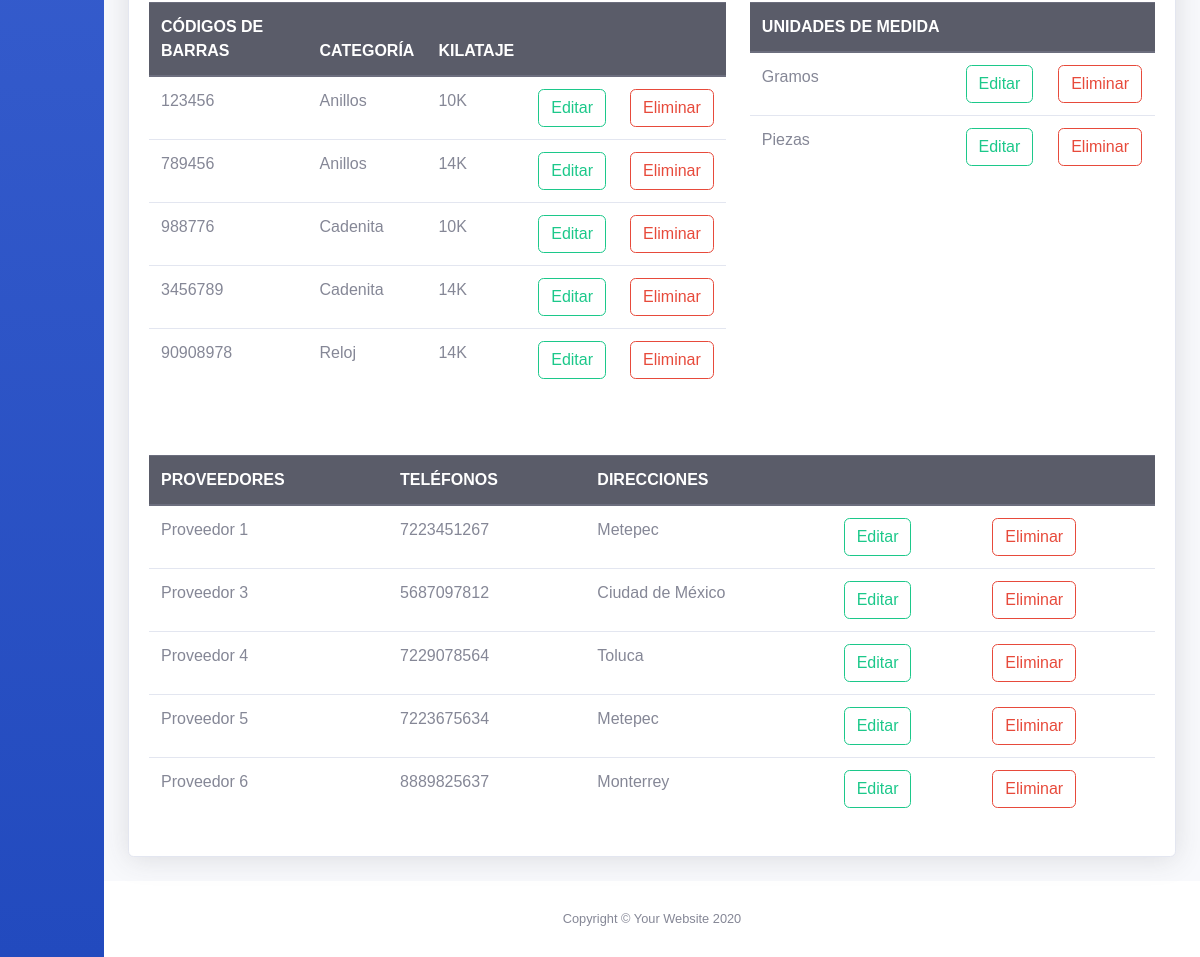
Page /inventarios/administrar_catalogos/ (lower part) on the earlier database version.
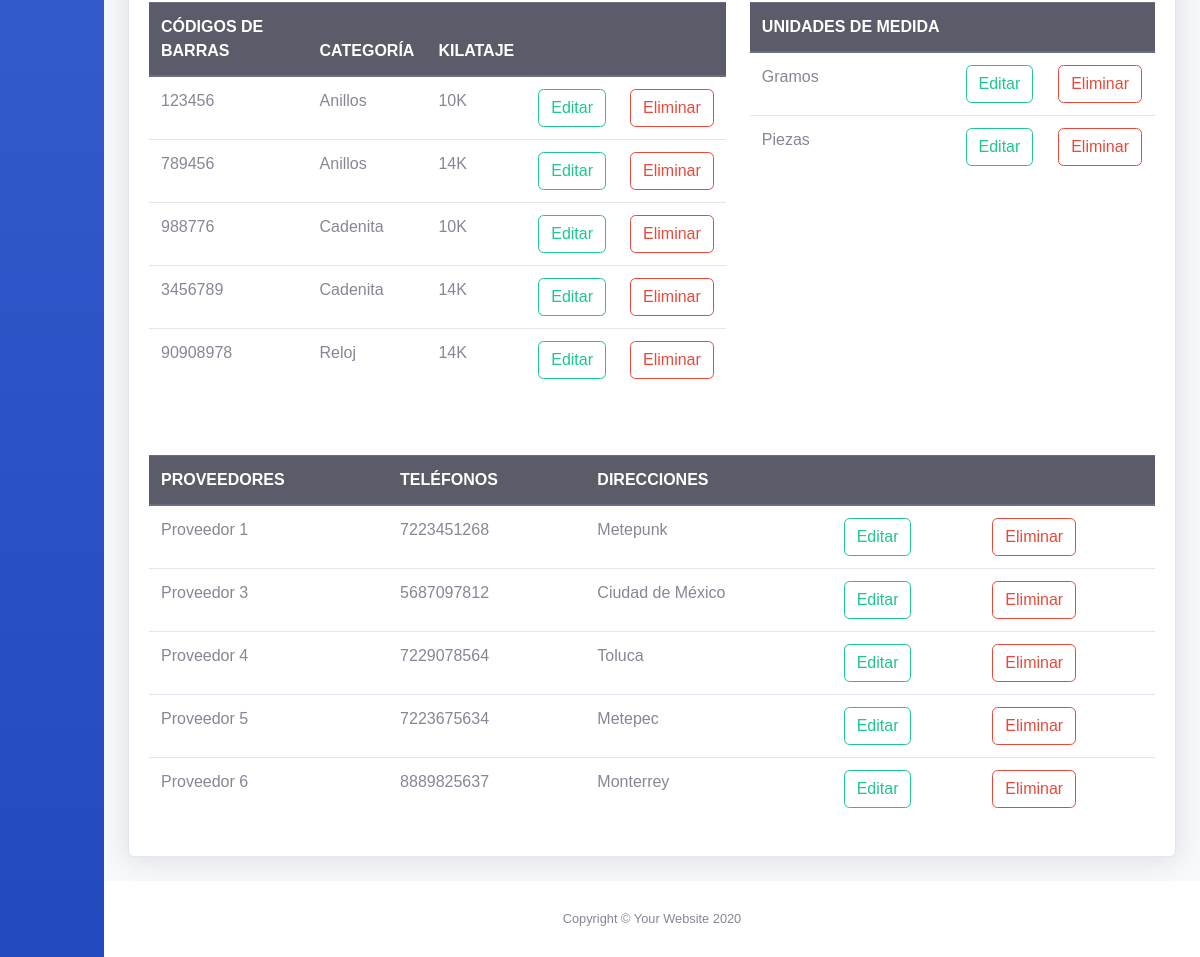
Same page on the later database version.
### inventarios/models.py (models this page shows, shortened)
class Vendor(models.Model):
	vendor_id = models.AutoField(primary_key=True)
	name = models.CharField(max_length=50)
	phone = models.CharField(max_length=15)
	address = models.CharField(max_length=50)

### inventarios/views.py (the view)
# urls.py: path('administrar_catalogos/', views.administrar_catalogos, name='administrar_catalogos'),
def administrar_catalogos(request):
	categorias = Category.objects.all()
	kilatajes = Kilate.objects.all()
	unidades = UnitMeasurement.objects.all()
	proveedores = Vendor.objects.all()
	codigos = Barcode.objects.all()
	product_form = ProductForm()
	cantidad_filas = range(10)
	cantidad_columnas = range(6)
	contexto = {
		'cantidad_filas': cantidad_filas,
		'cantidad_columnas': cantidad_columnas,
		'product_form': product_form,
		'categorias': categorias,
		'kilatajes': kilatajes,
		'unidades': unidades,
		'proveedores': proveedores,
		'codigos': codigos}
	return render(request, 'inventarios/administrar_catalogos.html', contexto)

### inventarios/forms.py
class ProductForm(ModelForm):
	class Meta:
		model = Product
		fields = '__all__'

### inventarios/models.py (called while the page is built)
	def __str__(self):
		return self.name

	def __str__(self):
		return self.name

	def __str__(self):
		return self.name

### inventarios/templates/inventarios/administrar_catalogos.html (shortened to what this page needs)
{% extends 'base.html' %}
{% load static %}
{% load widget_tweaks %}
{% block css_variables %}
<link rel="stylesheet" type="text/css" href="{% static '/css/inventarios/administrar_catalogos.css' %}">
<link rel="stylesheet" href="https://cdn.jsdelivr.net/npm/bootstrap-select@1.13.14/dist/css/bootstrap-select.min.css">
{% endblock %}
{% block content %}
	<div class="row">
		<div class="col-xl-12">
			<div class="card shadow mb-4">
		    <div class="card-body">
		    	<br>
		    	<br>
		    	<br>
		    	<br>
		    	<br>
		    	<div class="row">
		    		<div class="col-xl-7">
		    			<div class="table-responsive">
		    				<table class="table" id="tabla-codigos">
		    					<thead class="thead-dark">
		    						<tr>
		    							<th>Códigos de Barras</th>
		    							<th>Categoría</th>
		    							<th>Kilataje</th>
		    							<th></th>
		    							<th></th>
		    						</tr>
		    					</thead>
		    					<tbody>
		    						{% for codigo in codigos %}
		    						<tr>
		    							<td>{{ codigo.barcode }}</td>
		    							<td>{{ codigo.category }}</td>
		    							<td>{{ codigo.kilate }}</td>
		    							<td>
		    								<input id="{{ codigo.barcode_id }}-{{ codigo.barcode }}-{{ codigo.category }}-{{ codigo.kilate }}" onclick="editarCodigoModal(this.id)" type="button" class="btn btn-outline-success" value="Editar">
		    							</td>
		    							<td>
		    								<input id="{{ codigo.barcode_id }}-{{ codigo.barcode }}-{{ codigo.category }}-{{ codigo.kilate }}" onclick="eliminarCodigoModal(this.id)" type="button" class="btn btn-outline-danger" value="Eliminar">
		    							</td>
		    						</tr>
		    						{% endfor %}
		    					</tbody>
		    				</table>
		    			</div>
		    		</div>
		    		<div class="col-xl-5">
		    			<div class="table-responsive">
		    				<table class="table" id="tabla-unidades">
		    					<thead class="thead-dark">
		    						<tr>
		    							<th>Unidades de Medida</th>
		    							<th></th>
		    							<th></th>
		    						</tr>
		    					</thead>
		    					<tbody>
		    						{% for unidad in unidades %}
		    						<tr>
		    							<td>{{ unidad }}</td>
		    							<td>
		    								<input id="{{ unidad.unit_measurement_id }}-{{ unidad }}" onclick="editarUnidadModal(this.id)" type="button" class="btn btn-outline-success" value="Editar">
		    							</td>
		    							<td>
		    								<input id="{{ unidad.unit_measurement_id }}-{{ unidad }}" onclick="eliminarUnidadModal(this.id)" type="button" class="btn btn-outline-danger" value="Eliminar">
		    							</td>
		    						</tr>
		    						{% endfor %}
		    					</tbody>
		    				</table>
		    			</div>
		    		</div>
		    	</div>
		    	<br>
		    	<br>
		    	<div class="row">
		    		<div class="col-xl-12">
		    			<div class="table-responsive">
		    				<table class="table" id="tabla-proveedores">
		    					<thead class="thead-dark">
		    						<tr>
		    							<th>Proveedores</th>
		    							<th>Teléfonos</th>
		    							<th>Direcciones</th>
		    							<th></th>
		    							<th></th>
		    						</tr>
		    					</thead>
		    					<tbody>
		    						{% for proveedor in proveedores %}
		    						<tr>
		    							<td>{{ proveedor.name }}</td>
											<td>{{ proveedor.phone }}</td>
		    							<td>{{ proveedor.address }}</td>
		    							<td>
		    								<input id="{{ proveedor.vendor_id }}-{{ proveedor.name }}-{{ proveedor.phone }}-{{ proveedor.address }}" onclick="editarProveedorModal(this.id)" type="button" class="btn btn-outline-success" value="Editar">
		    							</td>
		    							<td>
		    								<input id="{{ proveedor.vendor_id }}-{{ proveedor.name }}-{{ proveedor.phone }}-{{ proveedor.address }}" onclick="eliminarProveedorModal(this.id)" type="button" class="btn btn-outline-danger" value="Eliminar">
		    							</td>
		    						</tr>
		    						{% endfor %}
		    					</tbody>
		    				</table>
		    			</div>
		    		</div>
		    	</div>
		    </div>
		  </div>
		</div>
	</div>
{% endblock %}

Differences in the rows shown:
changed Vendor "Proveedor 1": phone "7223451267" → "7223451268"; address "Metepec" → "Metepunk"
